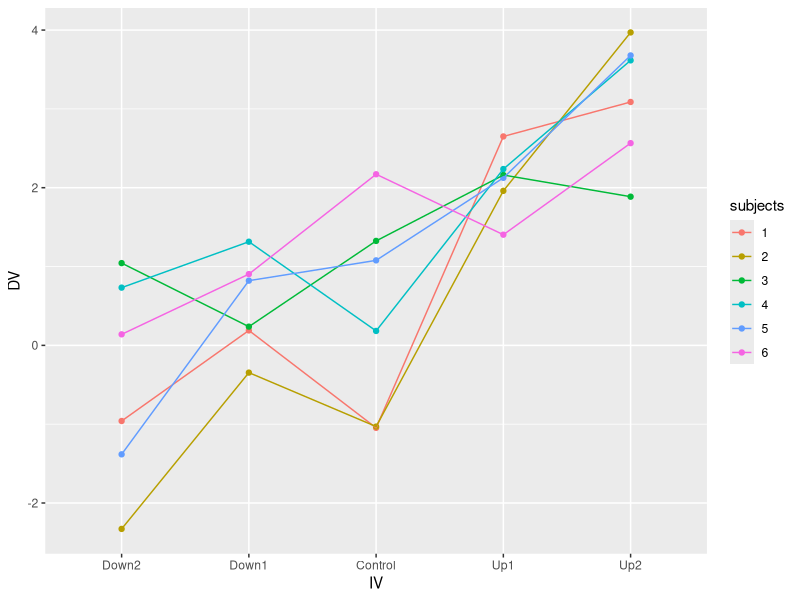

Here is the R script that generated this plot: (Note: this script raises an error after producing the figure.)
## ---- chunk 1
knitr::opts_chunk$set(echo = TRUE)
## ---- chunk 2
library(tibble)
library(dplyr)
library(ggplot2)

sim_data<-tibble(
  subjects=rep(1:6,each=5),
  IV=rep(c("Down2","Down1","Control","Up1","Up2"),times=6),
  DV=rnorm(5*6,c(-2,-1,0,1,2),1)
  )%>%
    mutate(DV = DV+rep(rnorm(6,0,1),each=5))

sim_data$IV<-factor(sim_data$IV,
                    levels=c("Down2","Down1","Control","Up1","Up2"))

sim_data$subjects<-as.factor(sim_data$subjects)

ggplot(sim_data, aes(x=IV, y=DV, group=subjects, color=subjects))+
  geom_point()+
  geom_line()
                 
## ---- chunk 3
p_value<-c()

for (i in 1:1000){
  
  sim_data<-tibble(
    subjects=rep(1:6,each=5),
    IV=rep(c("Down2","Down1","Control","Up1","Up2"),times=6),
    DV=rnorm(5*6,c(-.2,-.1,0,.1,.2),1)
  )%>%
    mutate(DV = DV+rep(rnorm(6,0,1),each=5))

  sim_data$IV<-factor(sim_data$IV,
                      levels=c("Down2","Down1","Control","Up1","Up2"))

  sim_data$subjects<-as.factor(sim_data$subjects)
  
  aov_out<-summary(aov(DV~IV + Error(subjects),sim_data))

  p_value[i]<-aov_out[2]$`Error: Within`[[1]]$`Pr(>F)`[1] 
}
#get proportion of p value less than .05
length(p_value[p_value<.05])/1000
## ---- chunk 4
godden_baddeley <- tribble(~Subjects,~LearningPlace,~TestingPlace,~Recall,
        "s1","On Land","On Land",34,
        "s2","On Land","On Land",37,
        "s3","On Land","On Land",27,
        "s4","On Land","On Land",43,
        "s5","On Land","On Land",44,
        "s1","On Land","Under Sea",18,
        "s2","On Land","Under Sea",21,
        "s3","On Land","Under Sea",25,
        "s4","On Land","Under Sea",37,
        "s5","On Land","Under Sea",34,
        "s1","Under Sea","On Land",14,
        "s2","Under Sea","On Land",21,
        "s3","Under Sea","On Land",31,
        "s4","Under Sea","On Land",27,
        "s5","Under Sea","On Land",32,
        "s1","Under Sea","Under Sea",22,
        "s2","Under Sea","Under Sea",25,
        "s3","Under Sea","Under Sea",33,
        "s4","Under Sea","Under Sea",33,
        "s5","Under Sea","Under Sea",42
        )

# convert IVs to factors
godden_baddeley <- godden_baddeley %>%
  mutate(Subjects = as.factor(Subjects),
         LearningPlace = as.factor(LearningPlace),
         TestingPlace = as.factor(TestingPlace))


####one-sample t test solutions

##Main effect of Learning Place
#sort out the Learning Place means
learning_place_means<-godden_baddeley%>%
    group_by(Subjects,LearningPlace)%>%
    summarize(mean_recall=mean(Recall))

#paired-sample t test 
t.test(mean_recall~LearningPlace,
       paired=TRUE,
       data=learning_place_means)


##Main effect of Testing Place 
#sort out the main effect of Testing Place
testing_place_means<-godden_baddeley%>%
  group_by(Subjects,TestingPlace)%>%
  summarize(mean_recall=mean(Recall))

#sort out the Testing Place means
Testing_land<-testing_place_means%>%
  filter(TestingPlace=="On Land")%>%
  select(mean_recall)

Testing_sea<-testing_place_means%>%
  filter(TestingPlace=="Under Sea")%>%
  select(mean_recall)

#one sample t test 
t.test(Testing_land$mean_recall -
       Testing_sea$mean_recall,
       mu=0)


##Interaction solution
#the effect of testing On Land for learning On Land
LL <- godden_baddeley%>%
        filter(LearningPlace=="On Land",
               TestingPlace=="On Land")%>%
        pull(Recall)

LS<-godden_baddeley%>%
        filter(LearningPlace=="On Land",
               TestingPlace=="Under Sea")%>%
        pull(Recall)


#the effect of testing On Land for learning Under Sea
SL<-godden_baddeley%>%
        filter(LearningPlace=="Under Sea",
               TestingPlace=="On Land")%>%
        pull(Recall)

SS <- godden_baddeley%>%
        filter(LearningPlace=="Under Sea",
               TestingPlace=="Under Sea")%>%
        pull(Recall)


#single sample t test 
t.test((LL - LS)-(SL - SS), mu=0)
## ---- chunk 5
sphericity <- tribble(~S, ~a1, ~a2, ~a3, ~a4,
        "s1",76,64,34,26,
        "s2",60,48,46,30,
        "s3",58,34,32,28,
        "s4",46,46,32,28,
        "s5",30,18,36,28
        )
## ---- chunk 6
library(tidyr)
library(dplyr)

sphericity<-pivot_longer(sphericity,
                         cols=!S,
                         names_to="IV",
                         values_to="DV")

sphericity<-sphericity%>%
  mutate(S=as.factor(S),
         IV=as.factor(IV))

aov_out<-aov(DV ~ IV + Error(S), data=sphericity)
summary(aov_out)

ggplot(sphericity, aes(x=IV, 
                       y=DV, 
                       color=S,
                       group=S))+
  geom_point()+
  geom_line()

#Sphericity happens when there are uneven covariance between levels. In other words, each subject should should show similar effect across the levels.  Here, we do not see that there is a sphericity as the lines representing the results of each subject are very different--lines cross at different points. 
